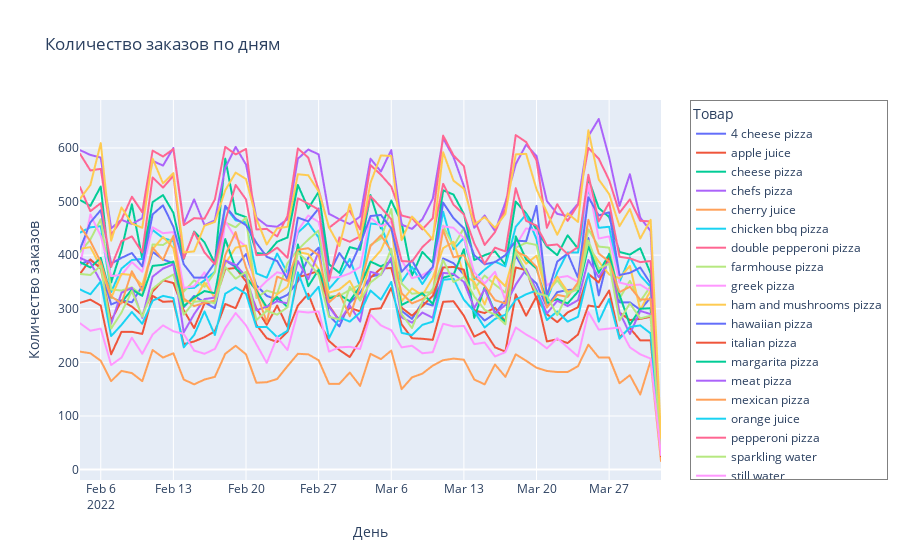

Notebook code cell kept with this figure:
### Markdown cell above
### plotly.express

### Code cell
# Построение графика
fig = px.line(
    df_sales_cnt,
    x='day',
    y='count',
    color='good',  # Линии разделяются по значению 'good'
    title='Количество заказов по дням',
    labels={'count': 'Количество заказов', 'day': 'День', 'good': 'Товар'}
)

# Настройка легенды
fig.update_layout(
    legend=dict(
        x=1.05,  # Смещение легенды за пределы графика по оси X
        y=1,     # Легенда сверху графика
        borderwidth=1,
        bordercolor='gray'
    ),
    margin=dict(r=150),  # Дополнительное пространство для отображения легенды
    yaxis_tickformat='~s'  # Форматирование оси Y в тысячах
)

# Показ графика
fig.show()
